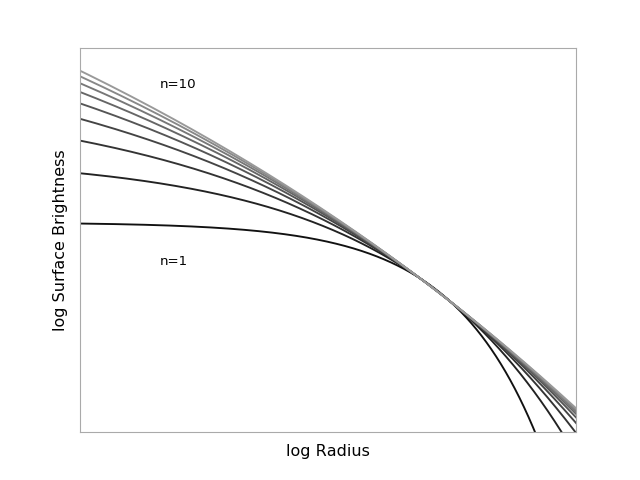

Recreate this plot in Python.
import numpy as np
from astropy.modeling.models import Sersic1D
import matplotlib.pyplot as plt

plt.figure()
plt.subplot(111, xscale='log', yscale='log')
s1 = Sersic1D(amplitude=1, r_eff=5)
r=np.arange(0, 100, .01)

for n in range(1, 10):
     s1.n = n
     plt.plot(r, s1(r), color=str(float(n) / 15))

plt.axis([1e-1, 30, 1e-2, 1e3])
plt.xlabel('log Radius')
plt.ylabel('log Surface Brightness')
plt.text(.25, 1.5, 'n=1')
plt.text(.25, 300, 'n=10')
plt.xticks([])
plt.yticks([])
plt.show()
